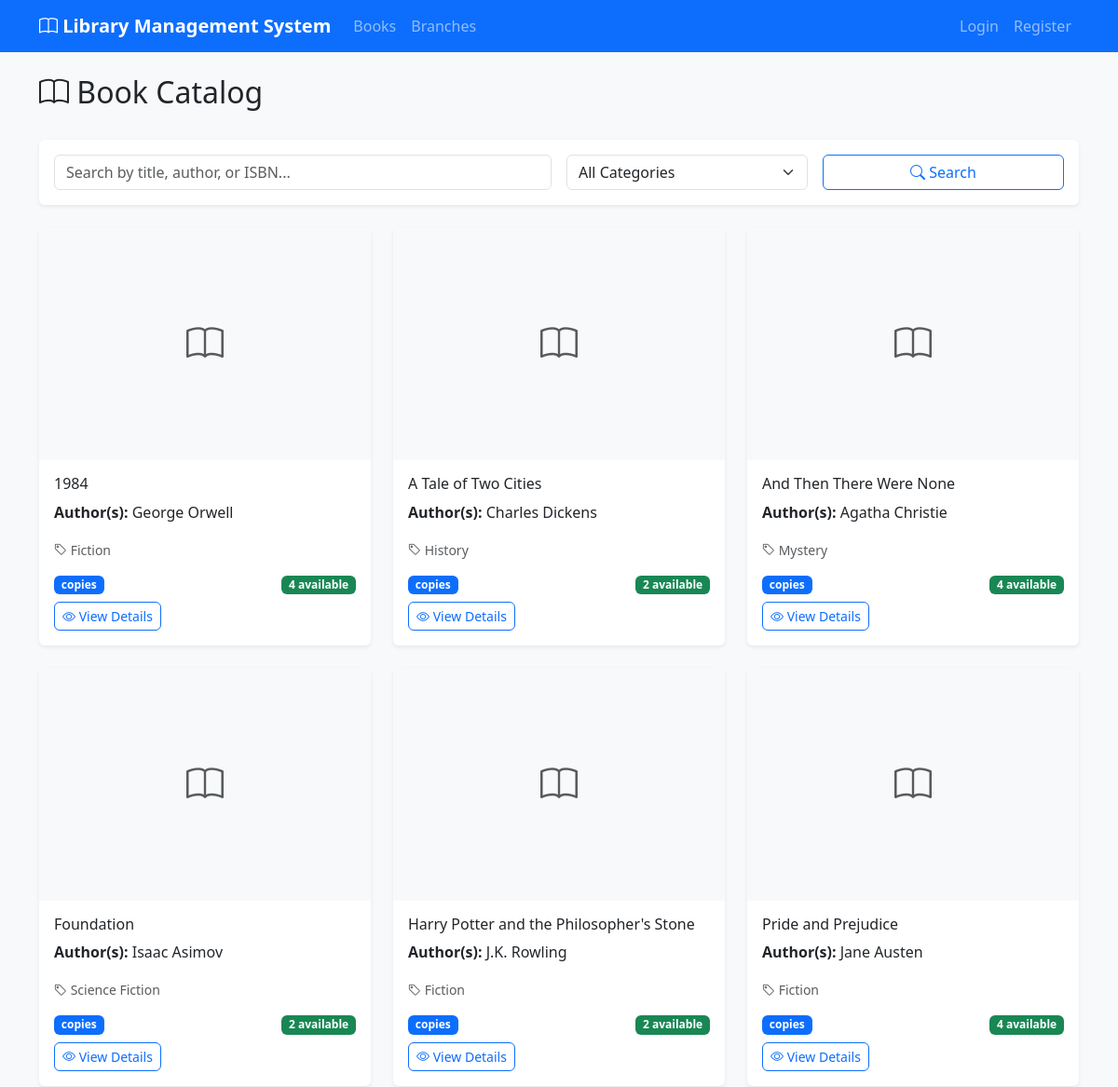
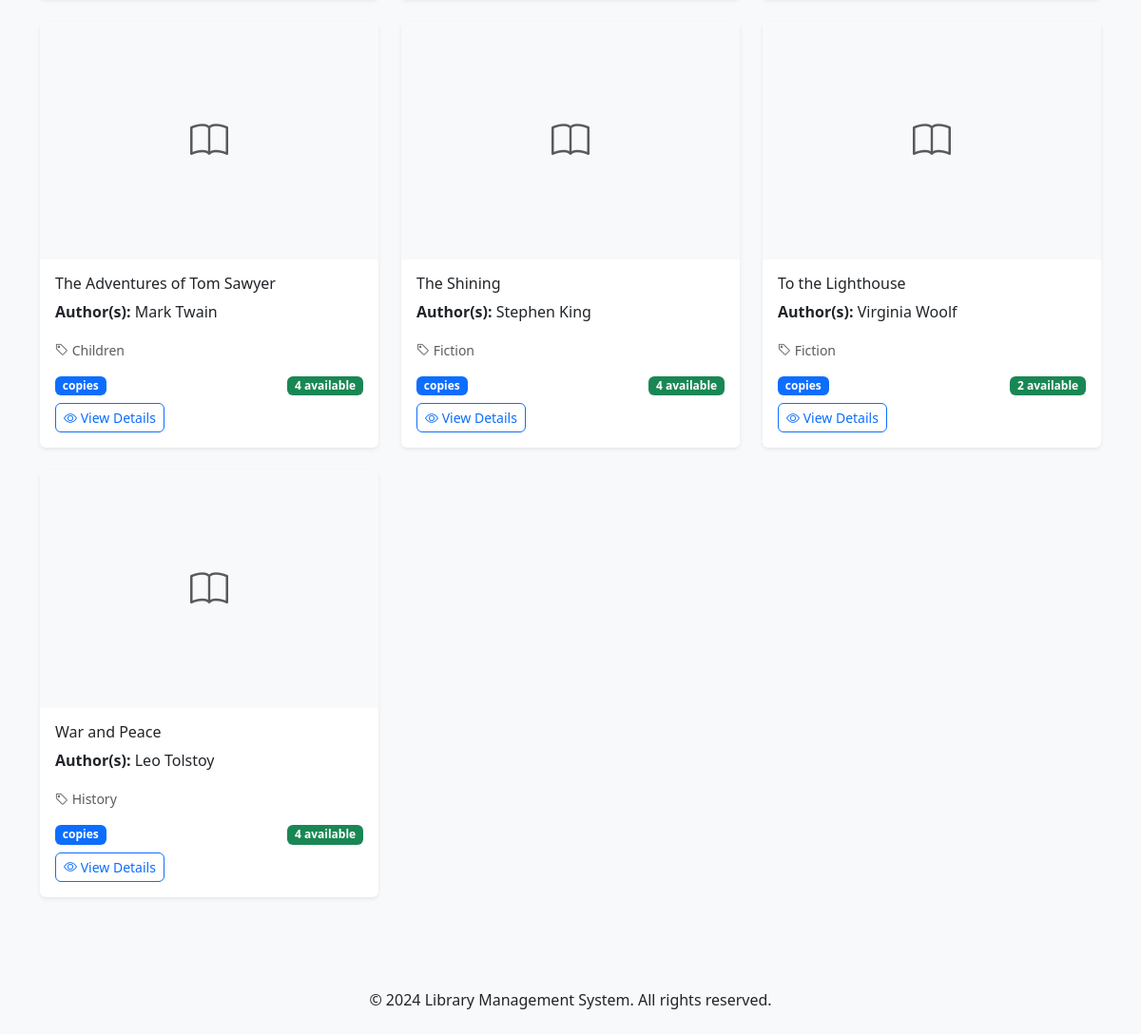
The page /books/ on the database its author committed (2 pictures, top to bottom).
### books/models.py (models this page shows, shortened)
class Book(models.Model):
    LANGUAGE_CHOICES = [
        ('en', 'English'),
        ('dv', 'Dhivehi'),
        ('ar', 'Arabic'),
        ('hi', 'Hindi'),
        ('es', 'Spanish'),
        ('fr', 'French'),
        ('other', 'Other'),
    ]
    FORMAT_CHOICES = [
        ('hardcover', 'Hardcover'),
        ('paperback', 'Paperback'),
        ('ebook', 'E-book'),
        ('audiobook', 'Audiobook'),
    ]
    isbn_validator = RegexValidator(
        regex=r'^(?:ISBN(?:-1[03])?:? )?(?=[0-9X]{10}$|(?=(?:[0-9]+[- ]){3})[- 0-9X]{13}$|97[89][0-9]{10}$|(?=(?:[0-9]+[- ]){4})[- 0-9]{17}$)(?:97[89][- ]?)?[0-9]{1,5}[- ]?[0-9]+[- ]?[0-9]+[- ]?[0-9X]$',
        message='Enter a valid ISBN number.'
    )
    isbn = models.CharField(max_length=17, unique=True, validators=[isbn_validator])
    title = models.CharField(max_length=300)
    subtitle = models.CharField(max_length=300, blank=True)
    authors = models.ManyToManyField(Author, related_name='books')
    publisher = models.ForeignKey(Publisher, on_delete=models.SET_NULL, blank=True, null=True)
    publication_date = models.DateField()
    edition = models.CharField(max_length=50, blank=True)
    pages = models.PositiveIntegerField()
    language = models.CharField(max_length=10, choices=LANGUAGE_CHOICES, default='en')
    format = models.CharField(max_length=20, choices=FORMAT_CHOICES, default='paperback')
    category = models.ForeignKey(Category, on_delete=models.SET_NULL, blank=True, null=True)
    description = models.TextField(blank=True)
    cover_image = models.ImageField(upload_to='book_covers/', blank=True, null=True)
    price = models.DecimalField(max_digits=10, decimal_places=2, default=Decimal('0.00'))
    is_active = models.BooleanField(default=True)
    created_at = models.DateTimeField(auto_now_add=True)
    updated_at = models.DateTimeField(auto_now=True)
    class Meta:
        ordering = ['title']
    @property
    def available_copies_count(self):
        return self.book_copies.filter(status='available').count()

class Author(models.Model):
    first_name = models.CharField(max_length=100)
    last_name = models.CharField(max_length=100)
    biography = models.TextField(blank=True)
    birth_date = models.DateField(blank=True, null=True)
    death_date = models.DateField(blank=True, null=True)
    nationality = models.CharField(max_length=50, blank=True)
    class Meta:
        ordering = ['last_name', 'first_name']
    @property
    def full_name(self):
        return f"{self.first_name} {self.last_name}"

class Category(models.Model):
    name = models.CharField(max_length=100, unique=True)
    description = models.TextField(blank=True)
    parent_category = models.ForeignKey(
        'self',
        on_delete=models.SET_NULL,
        blank=True,
        null=True,
        related_name='subcategories'
    )
    class Meta:
        verbose_name_plural = 'Categories'
        ordering = ['name']

### books/views.py (the view, shortened to what this page needs)
# urls.py: path('', views.BookListView.as_view(), name='book_list'),
class BookListView(ListView):
    model = Book
    template_name = 'books/book_list.html'
    context_object_name = 'books'
    paginate_by = 12
    def get_queryset(self):
        queryset = Book.objects.filter(is_active=True).prefetch_related('authors')
        search = self.request.GET.get('search')
        category = self.request.GET.get('category')
        if category:
            queryset = queryset.filter(category_id=category)
        return queryset.order_by('title')

### templates/books/book_list.html (shortened to what this page needs)
{% extends 'base.html' %}
{% load static %}
{% block content %}
<div class="row">
    <div class="col-12">
        <div class="d-flex justify-content-between align-items-center mb-4">
            <h2><i class="bi bi-book"></i> Book Catalog</h2>
        </div>
    </div>
</div>
<div class="row mb-4">
    <div class="col-12">
        <div class="card">
            <div class="card-body">
                <form method="get" class="row g-3">
                    <div class="col-md-6">
                        <input type="text"
                               class="form-control"
                               name="search"
                               placeholder="Search by title, author, or ISBN..."
                               value="{{ request.GET.search }}">
                    </div>
                    <div class="col-md-3">
                        <select name="category" class="form-select">
                            <option value="">All Categories</option>
                        </select>
                    </div>
                    <div class="col-md-3">
                        <button type="submit" class="btn btn-outline-primary w-100">
                            <i class="bi bi-search"></i> Search
                        </button>
                    </div>
                </form>
            </div>
        </div>
    </div>
</div>
<div class="row">
    {% for book in books %}
    <div class="col-lg-4 col-md-6 mb-4">
        <div class="card h-100">
            {% if book.cover_image %}
            <img src="{{ book.cover_image.url }}"
                 class="card-img-top"
                 alt="{{ book.title }}"
                 style="height: 250px; object-fit: cover;">
            {% else %}
            <div class="card-img-top bg-light d-flex align-items-center justify-content-center"
                 style="height: 250px;">
                <i class="bi bi-book fs-1 text-muted"></i>
            </div>
            {% endif %}
            <div class="card-body d-flex flex-column">
                <h6 class="card-title">{{ book.title }}</h6>
                <p class="card-text">
                    <strong>Author(s):</strong>
                    {% for author in book.authors.all %}
                        {{ author.full_name }}{% if not forloop.last %}, {% endif %}
                    {% empty %}
                        Unknown Author
                    {% endfor %}
                </p>
                {% if book.category %}
                <p class="card-text">
                    <small class="text-muted">
                        <i class="bi bi-tag"></i> {{ book.category.name }}
                    </small>
                </p>
                {% endif %}
                <div class="mt-auto">
                    <div class="d-flex justify-content-between align-items-center">
                        <span class="badge bg-primary">{{ book.copies.count }} copies</span>
                        <span class="badge bg-success">{{ book.available_copies_count }} available</span>
                    </div>
                    <div class="mt-2">
                        <a href="{% url 'books:book_detail' book.pk %}"
                           class="btn btn-outline-primary btn-sm">
                            <i class="bi bi-eye"></i> View Details
                        </a>
                    </div>
                </div>
            </div>
        </div>
    </div>
    {% empty %}
    <div class="col-12">
        <div class="alert alert-info text-center">
            <i class="bi bi-info-circle"></i> No books found matching your criteria.
        </div>
    </div>
    {% endfor %}
</div>
{% endblock %}

### static/css/custom.css (style rules this page uses)
body { background-color: #f8f9fa; }
.card { border: none; box-shadow: 0 0.125rem 0.25rem rgba(0, 0, 0, 0.075); transition: box-shadow 0.15s ease-in-out; }
.btn { border-radius: 6px; }

### rows shown on the page
Book: title "1984", category.name "Fiction", available_copies_count "4"
Author: full_name "George Orwell"
Book: title "A Tale of Two Cities", category.name "History", available_copies_count "2"
Author: full_name "Charles Dickens"
Book: title "And Then There Were None", category.name "Mystery", available_copies_count "4"
Author: full_name "Agatha Christie"
Book: title "Foundation", category.name "Science Fiction", available_copies_count "2"
Author: full_name "Isaac Asimov"
Book: title "Harry Potter and the Philosopher's Stone", category.name "Fiction", available_copies_count "2"
Author: full_name "J.K. Rowling"
Book: title "Pride and Prejudice", category.name "Fiction", available_copies_count "4"
Author: full_name "Jane Austen"
Book: title "The Adventures of Tom Sawyer", category.name "Children", available_copies_count "4"
Author: full_name "Mark Twain"
Book: title "The Shining", category.name "Fiction", available_copies_count "4"
Author: full_name "Stephen King"
Book: title "To the Lighthouse", category.name "Fiction", available_copies_count "2"
Author: full_name "Virginia Woolf"
Book: title "War and Peace", category.name "History", available_copies_count "4"
Author: full_name "Leo Tolstoy"
